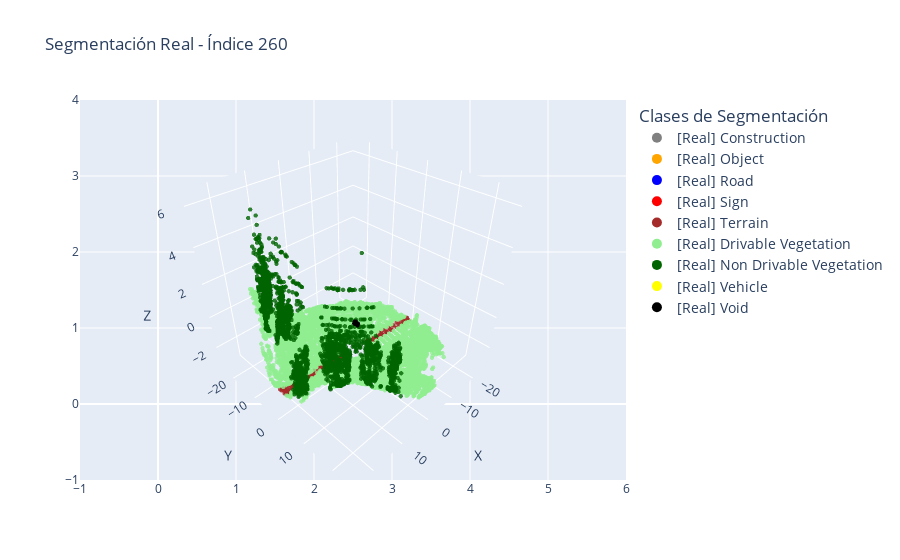
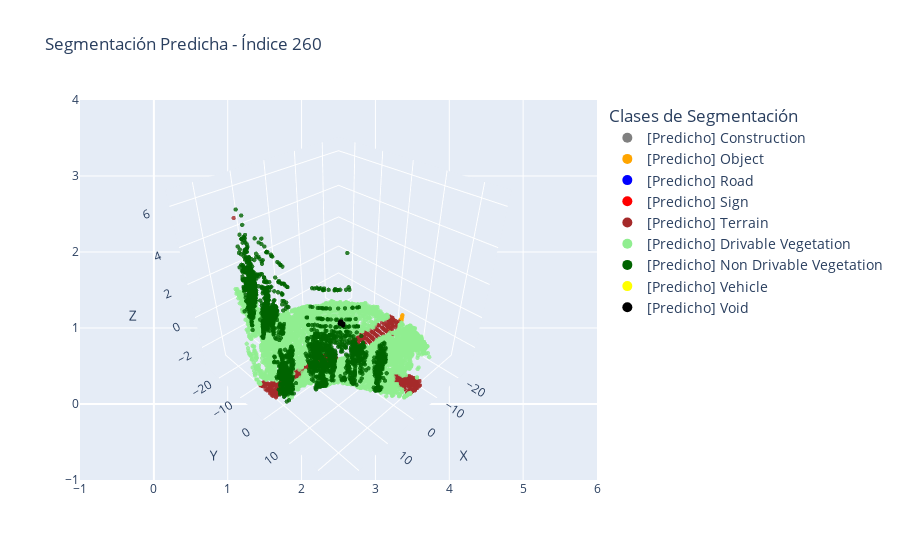

Notebook source saved alongside these figures, in order:
### Code cell
visualizar_comparacion_segmentacion(points_list, labels_list, preds_list, indice=260)

### Figure 1 — Plotly figure (JSON) as saved in the notebook; plotly's stock layout.template omitted (floating-point values rounded to 4 significant figures; data arrays with more than 128 entries replaced by an {"elided": "..."} marker saying what was removed)
{"data": [{"marker": {"color": "brown", "opacity": 0.8, "size": 1.5}, "mode": "markers", "name": "[Real] Terrain", "showlegend": false, "type": "scatter3d", "x": {"elided": "492 float values"}, "y": {"elided": "492 float values"}, "z": {"elided": "492 float values"}}, {"marker": {"color": "lightgreen", "opacity": 0.8, "size": 1.5}, "mode": "markers", "name": "[Real] Drivable Vegetation", "showlegend": false, "type": "scatter3d", "x": {"elided": "13224 float values"}, "y": {"elided": "13224 float values"}, "z": {"elided": "13224 float values"}}, {"marker": {"color": "darkgreen", "opacity": 0.8, "size": 1.5}, "mode": "markers", "name": "[Real] Non Drivable Vegetation", "showlegend": false, "type": "scatter3d", "x": {"elided": "2593 float values"}, "y": {"elided": "2593 float values"}, "z": {"elided": "2593 float values"}}, {"marker": {"color": "black", "opacity": 0.8, "size": 1.5}, "mode": "markers", "name": "[Real] Void", "showlegend": false, "type": "scatter3d", "x": [-1.158, -1.16, -1.22, -1.178, -1.178, -1.195, -1.188, -1.194, -1.103, -1.179, -1.167, -1.129, -1.144, -1.126, -1.212, -1.097, -1.168, -1.168, -1.177, -1.204, -1.229, -1.143, -1.189, -1.209, -1.095, -1.118, -1.179, -1.194, -1.036, -1.073, -1.053, -1.268, -1.275, -1.204, -1.232, -1.061, -1.141, -1.141, -1.153, -1.043, -1.075, -1.041, -1.185, -1.196, -1.195, -1.18, -1.177, -1.168, -0.9786, -1.075, -1.122, -1.113, -1.164, -1.18, -1.17, -1.238, -1.322, -1.22, -1.127, -1.08, -1.249, -1.181, -1.018, -1.003, -1.083, -1.012, -1.193, -1.129, -1.121, -1.145, -1.092, -1.199, -1.21, -1.22, -1.363], "y": [-0.3417, 0.2434, -0.05947, 0.2112, -0.3228, 0.1427, -0.5907, -0.1508, -0.295, 0.4494, 0.4304, -0.5124, -0.3043, -0.3593, -0.08154, -0.2201, 0.4163, 0.4359, 0.2515, 0.005672, -0.01952, -0.3417, 0.1286, -0.1124, -0.5167, -0.2499, 0.2746, 0.2005, -0.2011, -0.2535, -0.6258, -0.6076, -0.5999, 0.08106, -0.02409, -0.5535, 0.3599, -0.2859, -0.4248, -0.1789, 0.5076, -0.1942, -0.2015, 0.01002, 0.1961, 0.1451, 0.05755, 0.359, -0.2085, -0.6175, 0.3227, 0.5303, 0.1823, 0.4255, -0.3068, -0.1196, 0.3924, -0.06862, 0.3691, -0.2677, -0.5933, 0.09693, -0.6147, -0.1793, -0.2854, -0.166, 0.2048, -0.1721, -0.5038, -0.2339, -0.261, 0.1072, -0.04141, -0.1089, 0.4153], "z": [-0.5629, -0.5528, -0.5697, -0.5579, -0.4344, -0.5612, -0.4719, -0.5612, -0.5325, -0.5883, -0.5798, -0.5781, -0.421, -0.5511, -0.5663, -0.3982, -0.5781, -0.5815, -0.5612, -0.5612, -0.5731, -0.5562, -0.5579, -0.5663, -0.5646, -0.4075, -0.5646, -0.5646, -0.4919, -0.5139, -0.5714, -0.5001, -0.5014, -0.5629, -0.5748, -0.5579, -0.5579, -0.4183, -0.5731, -0.4936, -0.5545, -0.4936, -0.4277, -0.5579, -0.5646, -0.5545, -0.5494, -0.5697, -0.4666, -0.5781, -0.5443, -0.5748, -0.5494, -0.5849, -0.4303, -0.5798, -0.4907, -0.5697, -0.5528, -0.519, -0.492, -0.5528, -0.5545, -0.475, -0.5224, -0.4784, -0.5646, -0.5325, -0.5731, -0.4156, -0.3995, -0.5612, -0.5646, -0.5714, -0.5068]}, {"marker": {"color": "gray", "size": 10}, "mode": "markers", "name": "[Real] Construction", "showlegend": true, "type": "scatter", "x": [null], "y": [null]}, {"marker": {"color": "orange", "size": 10}, "mode": "markers", "name": "[Real] Object", "showlegend": true, "type": "scatter", "x": [null], "y": [null]}, {"marker": {"color": "blue", "size": 10}, "mode": "markers", "name": "[Real] Road", "showlegend": true, "type": "scatter", "x": [null], "y": [null]}, {"marker": {"color": "red", "size": 10}, "mode": "markers", "name": "[Real] Sign", "showlegend": true, "type": "scatter", "x": [null], "y": [null]}, {"marker": {"color": "brown", "size": 10}, "mode": "markers", "name": "[Real] Terrain", "showlegend": true, "type": "scatter", "x": [null], "y": [null]}, {"marker": {"color": "lightgreen", "size": 10}, "mode": "markers", "name": "[Real] Drivable Vegetation", "showlegend": true, "type": "scatter", "x": [null], "y": [null]}, {"marker": {"color": "darkgreen", "size": 10}, "mode": "markers", "name": "[Real] Non Drivable Vegetation", "showlegend": true, "type": "scatter", "x": [null], "y": [null]}, {"marker": {"color": "yellow", "size": 10}, "mode": "markers", "name": "[Real] Vehicle", "showlegend": true, "type": "scatter", "x": [null], "y": [null]}, {"marker": {"color": "black", "size": 10}, "mode": "markers", "name": "[Real] Void", "showlegend": true, "type": "scatter", "x": [null], "y": [null]}], "layout": {"legend": {"font": {"size": 14}, "title": {"text": "Clases de Segmentación"}}, "scene": {"xaxis": {"title": {"text": "X"}}, "yaxis": {"title": {"text": "Y"}}, "zaxis": {"title": {"text": "Z"}}}, "title": {"text": "Segmentación Real - Índice 260"}}}

### Figure 2 — Plotly figure (JSON) as saved in the notebook; plotly's stock layout.template omitted (floating-point values rounded to 4 significant figures; data arrays with more than 128 entries replaced by an {"elided": "..."} marker saying what was removed)
{"data": [{"marker": {"color": "gray", "opacity": 0.8, "size": 1.5}, "mode": "markers", "name": "[Predicho] Construction", "showlegend": false, "type": "scatter3d", "x": [15.24, 18.16, 23.17, 15.33, 17.51, 21.77, 14.68, 18.44, 22.26, 15.31, 12.54, 15.34, 15.58, 15.26, 19.95, 15.2, 18.36, 21.04, 17.65, 21.2, 22.83, 18.07, 22.97, 15.39, 12.77, 22.83, 15.31, 18.31, 14.88, 18.12, 18.12, 21.78, 12.6, 21.69, 15.36, 18.77, 18.09, 23.16, 23.11, 15.26, 22.0, 17.92, 18.13, 17.56, 21.61, 15.41, 15.22, 20.48, 15.35, 15.27, 14.71, 18.13, 21.67, 23.13, 19.86, 22.05, 18.0, 21.16, 17.62, 22.82, 15.27, 12.72, 17.7, 15.38, 15.15, 22.94, 17.88, 21.72, 12.74, 21.55, 14.94, 21.77, 13.01, 21.73, 22.87, 15.27, 12.64, 12.92, 21.47, 12.8, 22.36, 20.25, 17.75, 14.78, 22.32, 14.81, 17.63, 15.21], "y": [8.615, 8.706, 8.68, 8.949, 9.385, 8.952, 9.149, 8.623, 8.982, 9.133, 9.2, 8.722, 9.066, 9.072, 8.794, 8.977, 8.651, 9.433, 9.528, 9.401, 8.996, 8.966, 8.775, 8.851, 9.398, 8.956, 8.977, 8.628, 9.352, 8.882, 8.768, 8.897, 9.292, 8.956, 9.105, 8.525, 8.962, 8.668, 8.596, 8.71, 9.027, 9.027, 8.691, 9.497, 9.12, 9.06, 8.971, 9.001, 8.73, 8.963, 9.185, 8.788, 9.024, 8.823, 8.903, 8.914, 9.043, 9.573, 9.288, 8.683, 8.739, 9.266, 9.449, 8.972, 9.004, 8.945, 9.567, 8.911, 9.103, 9.004, 8.738, 8.901, 9.2, 8.953, 8.96, 9.026, 9.352, 9.023, 9.031, 9.263, 9.002, 8.894, 8.976, 8.94, 8.938, 9.269, 9.266, 9.144], "z": [-0.8102, -0.2742, 0.04317, -0.5144, -0.1942, -0.5014, -0.6009, -0.3162, -0.05027, -0.3111, -0.8098, -0.5792, -0.4184, -0.8215, -0.3387, -0.376, -0.1984, -0.09255, -0.2346, -0.2712, -0.1456, -0.3521, -0.05149, -0.5487, -0.7034, -0.09844, -0.4803, -0.5088, -0.5769, -0.3135, -0.2354, 0.04106, -0.6343, -0.2744, -0.792, -0.3202, -0.43, 0.09063, -0.004316, -0.3741, -0.004161, -0.3116, -0.2351, -0.1952, -0.4094, -0.312, -0.7157, -0.4334, -0.6135, -0.6833, -0.4359, -0.1969, -0.04915, -0.1469, -0.4216, -0.3238, -0.2743, 0.04053, -0.3095, -0.3793, -0.679, -0.7585, -0.4659, -0.345, -0.7141, -0.1461, -0.1593, -0.3646, -0.8454, -0.4524, -0.8012, -0.4105, -0.615, -0.04922, -0.2873, -0.7527, -0.6674, -0.6383, -0.183, -0.6097, -0.5133, -0.3011, -0.4619, -0.7997, -0.1889, -0.3721, -0.3477, -0.4803]}, {"marker": {"color": "orange", "opacity": 0.8, "size": 1.5}, "mode": "markers", "name": "[Predicho] Object", "showlegend": false, "type": "scatter3d", "x": [-22.21, -22.38, -22.41, -15.88, -22.39, -22.23, -16.04, -16.05, -22.46, -22.19, -22.22], "y": [3.988, 4.225, 4.183, 4.988, 4.129, 4.012, 5.022, 5.041, 4.223, 3.921, 3.941], "z": [-2.264, -1.976, -1.847, -1.999, -2.152, -2.136, -2.109, -1.557, -1.807, -2.13, -2.22]}, {"marker": {"color": "brown", "opacity": 0.8, "size": 1.5}, "mode": "markers", "name": "[Predicho] Terrain", "showlegend": false, "type": "scatter3d", "x": {"elided": "1212 float values"}, "y": {"elided": "1212 float values"}, "z": {"elided": "1212 float values"}}, {"marker": {"color": "lightgreen", "opacity": 0.8, "size": 1.5}, "mode": "markers", "name": "[Predicho] Drivable Vegetation", "showlegend": false, "type": "scatter3d", "x": {"elided": "12554 float values"}, "y": {"elided": "12554 float values"}, "z": {"elided": "12554 float values"}}, {"marker": {"color": "darkgreen", "opacity": 0.8, "size": 1.5}, "mode": "markers", "name": "[Predicho] Non Drivable Vegetation", "showlegend": false, "type": "scatter3d", "x": {"elided": "2444 float values"}, "y": {"elided": "2444 float values"}, "z": {"elided": "2444 float values"}}, {"marker": {"color": "black", "opacity": 0.8, "size": 1.5}, "mode": "markers", "name": "[Predicho] Void", "showlegend": false, "type": "scatter3d", "x": [-1.158, -1.16, -1.22, -1.178, -1.178, -1.195, -1.188, -1.194, -1.103, -1.179, -1.167, -1.129, -1.144, -1.126, -1.212, -1.097, -1.168, -1.168, -1.177, -1.204, -1.229, -1.143, -1.189, -1.209, -1.095, -1.118, -1.179, -1.194, -1.036, -1.073, -1.053, -1.268, -1.275, -1.204, -1.232, -1.061, -1.141, -1.141, -1.153, -1.043, -1.075, -1.041, -1.185, -1.196, -1.195, -1.18, -1.177, -1.168, -0.9786, -1.075, -1.122, -1.113, -1.164, -1.18, -1.17, -1.238, -1.322, -1.22, -1.127, -1.08, -1.249, -1.181, -1.018, -1.003, -1.083, -1.012, -1.193, -1.129, -1.121, -1.145, -1.092, -1.199, -1.21, -1.22, -1.363], "y": [-0.3417, 0.2434, -0.05947, 0.2112, -0.3228, 0.1427, -0.5907, -0.1508, -0.295, 0.4494, 0.4304, -0.5124, -0.3043, -0.3593, -0.08154, -0.2201, 0.4163, 0.4359, 0.2515, 0.005672, -0.01952, -0.3417, 0.1286, -0.1124, -0.5167, -0.2499, 0.2746, 0.2005, -0.2011, -0.2535, -0.6258, -0.6076, -0.5999, 0.08106, -0.02409, -0.5535, 0.3599, -0.2859, -0.4248, -0.1789, 0.5076, -0.1942, -0.2015, 0.01002, 0.1961, 0.1451, 0.05755, 0.359, -0.2085, -0.6175, 0.3227, 0.5303, 0.1823, 0.4255, -0.3068, -0.1196, 0.3924, -0.06862, 0.3691, -0.2677, -0.5933, 0.09693, -0.6147, -0.1793, -0.2854, -0.166, 0.2048, -0.1721, -0.5038, -0.2339, -0.261, 0.1072, -0.04141, -0.1089, 0.4153], "z": [-0.5629, -0.5528, -0.5697, -0.5579, -0.4344, -0.5612, -0.4719, -0.5612, -0.5325, -0.5883, -0.5798, -0.5781, -0.421, -0.5511, -0.5663, -0.3982, -0.5781, -0.5815, -0.5612, -0.5612, -0.5731, -0.5562, -0.5579, -0.5663, -0.5646, -0.4075, -0.5646, -0.5646, -0.4919, -0.5139, -0.5714, -0.5001, -0.5014, -0.5629, -0.5748, -0.5579, -0.5579, -0.4183, -0.5731, -0.4936, -0.5545, -0.4936, -0.4277, -0.5579, -0.5646, -0.5545, -0.5494, -0.5697, -0.4666, -0.5781, -0.5443, -0.5748, -0.5494, -0.5849, -0.4303, -0.5798, -0.4907, -0.5697, -0.5528, -0.519, -0.492, -0.5528, -0.5545, -0.475, -0.5224, -0.4784, -0.5646, -0.5325, -0.5731, -0.4156, -0.3995, -0.5612, -0.5646, -0.5714, -0.5068]}, {"marker": {"color": "gray", "size": 10}, "mode": "markers", "name": "[Predicho] Construction", "showlegend": true, "type": "scatter", "x": [null], "y": [null]}, {"marker": {"color": "orange", "size": 10}, "mode": "markers", "name": "[Predicho] Object", "showlegend": true, "type": "scatter", "x": [null], "y": [null]}, {"marker": {"color": "blue", "size": 10}, "mode": "markers", "name": "[Predicho] Road", "showlegend": true, "type": "scatter", "x": [null], "y": [null]}, {"marker": {"color": "red", "size": 10}, "mode": "markers", "name": "[Predicho] Sign", "showlegend": true, "type": "scatter", "x": [null], "y": [null]}, {"marker": {"color": "brown", "size": 10}, "mode": "markers", "name": "[Predicho] Terrain", "showlegend": true, "type": "scatter", "x": [null], "y": [null]}, {"marker": {"color": "lightgreen", "size": 10}, "mode": "markers", "name": "[Predicho] Drivable Vegetation", "showlegend": true, "type": "scatter", "x": [null], "y": [null]}, {"marker": {"color": "darkgreen", "size": 10}, "mode": "markers", "name": "[Predicho] Non Drivable Vegetation", "showlegend": true, "type": "scatter", "x": [null], "y": [null]}, {"marker": {"color": "yellow", "size": 10}, "mode": "markers", "name": "[Predicho] Vehicle", "showlegend": true, "type": "scatter", "x": [null], "y": [null]}, {"marker": {"color": "black", "size": 10}, "mode": "markers", "name": "[Predicho] Void", "showlegend": true, "type": "scatter", "x": [null], "y": [null]}], "layout": {"legend": {"font": {"size": 14}, "title": {"text": "Clases de Segmentación"}}, "scene": {"xaxis": {"title": {"text": "X"}}, "yaxis": {"title": {"text": "Y"}}, "zaxis": {"title": {"text": "Z"}}}, "title": {"text": "Segmentación Predicha - Índice 260"}}}
